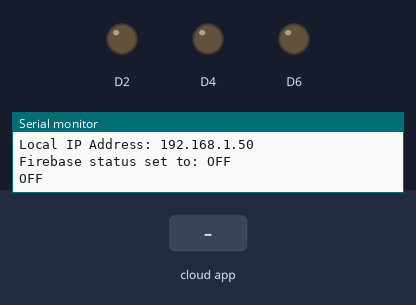
Simulated run of this sketch. Board: Arduino MKR. Parts: output pins drawn as LEDs (lit = HIGH), the last lines printed to the serial monitor. The inputs (shaded band) are chosen by the test bench. WiFi joins after 1.5 s; servers stay silent unless stated; the Firebase database answers and starts empty.

Above: at 2.8 s.
2.9 s: the phone or cloud app sets status to RED
At 3.5 s:
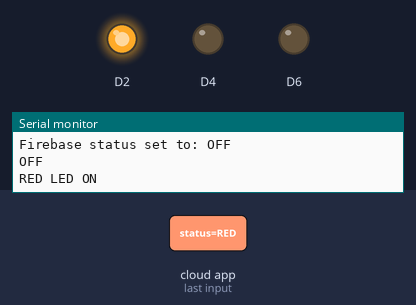
4.4 s: the phone or cloud app sets status to YELLOW
At 6.4 s:
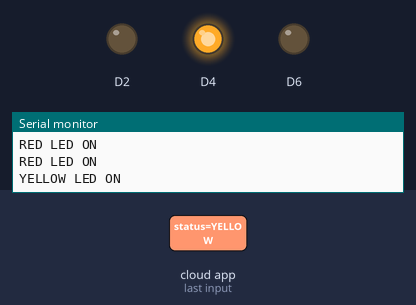
6.7 s: the phone or cloud app sets status to GREEN
At 8.2 s:
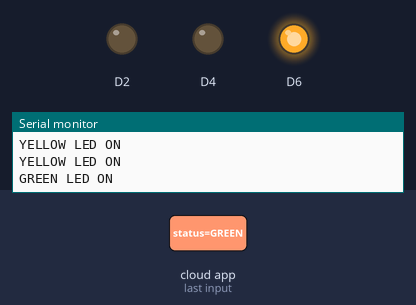
9.0 s: the phone or cloud app sets status to OFF
At 11.2 s:
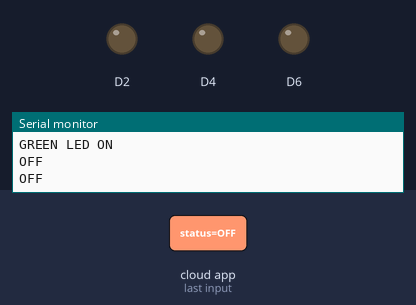
Timing chart, 0 to 12.3 s (numbered marks = the images above; inputs shaded):
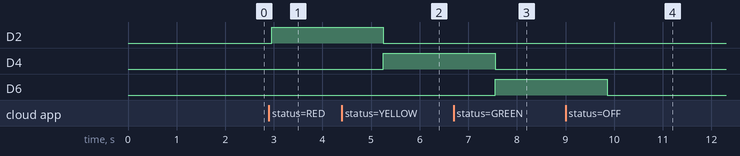

Measured:
- after the input at 2.9 s, D2: LOW → HIGH after 0.05 s
- after the input at 4.4 s, D2: HIGH → LOW after 0.85 s; D4: LOW → HIGH after 0.85 s
- after the input at 6.7 s, D4: HIGH → LOW after 0.85 s; D6: LOW → HIGH after 0.85 s
- after the input at 9.0 s, D6: HIGH → LOW after 0.85 s

The sketch:

4.2hd.ino
```cpp
#include <Arduino.h>
#include <WiFiNINA.h>
#include <Firebase_Arduino_WiFiNINA.h>

#define FIREBASE_HOST "Firebase Host ID"
#define FIREBASE_AUTH "Authentication ID"
#define WIFI_SSID "Router"
#define WIFI_PASSWORD "Router12"

FirebaseData firebaseData;
const String firebasePath = "/status/status";

void setup()
{
  Serial.begin(9600);
  pinMode(2, OUTPUT);
  pinMode(4, OUTPUT);
  pinMode(6, OUTPUT);

  // Connect to Wi-Fi
  connectToWiFi();

  // Initialize Firebase
  initializeFirebase();

  // Set initial status to "OFF"
  setFirebaseStatus("OFF");
}

void loop()
{
  // Read status from Firebase
  String status = getFirebaseStatus();

  if (status == "RED")
  {
    controlLEDs(HIGH, LOW, LOW);
    Serial.println("RED LED ON");
  }
  else if (status == "YELLOW")
  {
    controlLEDs(LOW, HIGH, LOW);
    Serial.println("YELLOW LED ON");
  }
  else if (status == "GREEN")
  {
    controlLEDs(LOW, LOW, HIGH);
    Serial.println("GREEN LED ON");
  }
  else if (status == "OFF")
  {
    controlLEDs(LOW, LOW, LOW);
    Serial.println("OFF");
  }
  else
  {
    Serial.println("Unknown status: " + status);
  }

  delay(1000); // Adjust the delay as needed
}

void connectToWiFi()
{
  WiFi.begin(WIFI_SSID, WIFI_PASSWORD);
  Serial.print("Connecting to WiFi");
  while (WiFi.status() != WL_CONNECTED)
  {
    Serial.print(".");
    delay(1000);
  }
  Serial.println("\nConnected to WiFi");
  Serial.print("Local IP Address: ");
  Serial.println(WiFi.localIP());
  Serial.println();
}

void initializeFirebase()
{
  Firebase.begin(FIREBASE_HOST, FIREBASE_AUTH, WIFI_SSID, WIFI_PASSWORD);
  Firebase.reconnectWiFi(true);
}

void setFirebaseStatus(const String &status)
{
  if (Firebase.setString(firebaseData, firebasePath, status))
  {
    Serial.println("Firebase status set to: " + status);
  }
  else
  {
    Serial.println("Error setting Firebase status: " + firebaseData.errorReason());
  }
}

String getFirebaseStatus()
{
  if (Firebase.getString(firebaseData, firebasePath))
  {
    return firebaseData.stringData();
  }
  else
  {
    Serial.println("Error getting Firebase status: " + firebaseData.errorReason());
    return "ERROR";
  }
}

void controlLEDs(int red, int yellow, int green)
{
  digitalWrite(2, red);
  digitalWrite(4, yellow);
  digitalWrite(6, green);
}
```
